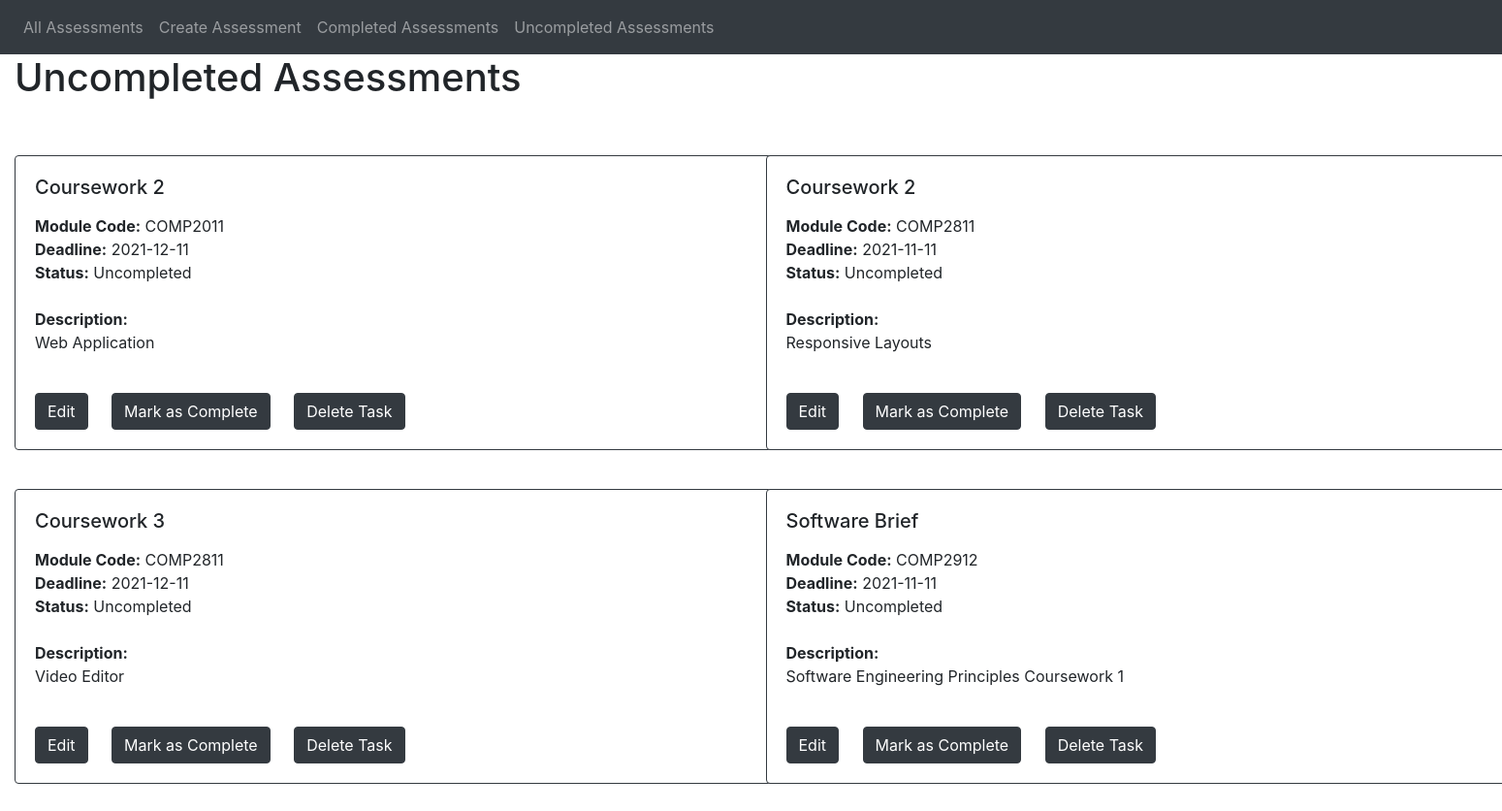
The app's page /uncomplete with its own data.
### app/models.py (models this page shows)
class Assessment(db.Model):
  id = db.Column(db.Integer, primary_key=True)
  title = db.Column(db.String(100))
  code = db.Column(db.String(10))
  deadline = db.Column(db.Date())
  description = db.Column(db.String(500))
  status = db.Column(db.Boolean())

### app/views.py (the view)
@app.route('/uncomplete', methods=['GET', 'POST'])
def uncomplete():
	uncomplete_description = uncomp_description
	tasks = models.Assessment.query.filter_by(status=0).order_by(models.Assessment.id).all()
	if len(tasks) > 0 :
		uncomplete_description = ''
	return render_template(home_template,title=uncomplete_title,description=uncomplete_description,tasks=tasks)

### app/templates/home.html
{% extends "base.html" %}
{% block content %}
<div class="row">
{% for task in tasks %}
<div class="col-sm-6">
  <br>
  <div class="card border-dark mb-3 cardstyle">
    <div class="card-body">
      <h5 class="card-title"> {{ task.title }} </h5>
      <p class="card-text">
        <div><strong>Module Code:</strong> {{ task.code }}</div>
        <div><strong>Deadline:</strong> {{ task.deadline }}</div>
        <div>
          <strong>Status:</strong>
          {% if task.status == 0 %}
            Uncompleted
          {% else %}
            Completed
          {% endif %}
        </div>
        <br>
        <div><strong>Description:</strong></div>
        <div> {{ task.description }} </div>
      </p>
      <br>
      <a href="/edit/{{ task.id }}" class="btn btn-dark card-link">Edit</a>
      {% if task.status == 0 %}
        <a href="/mark/{{ task.id }}" class="btn btn-dark card-link">Mark as Complete</a>
      {% else %}
        <a href="/unmark/{{ task.id }}" class="btn btn-dark card-link">Mark as Uncomplete</a>
      {% endif %}
      <a href="/delete/{{ task.id }}" class="btn btn-dark card-link">Delete Task</a>
      <br>
    </div>
  </div>
</div>
{% endfor %}
</div>
{% endblock %}

### app/static/style.css (style rules this page uses)
body { padding-bottom: 100px; }
.cardstyle { width: 100vmin; }

### records on screen
Assessment: title "Coursework 2", code "COMP2011", deadline "2021-12-11", status "Uncompleted", description "Web Application"
Assessment: title "Coursework 2", code "COMP2811", deadline "2021-11-11", status "Uncompleted", description "Responsive Layouts"
Assessment: title "Coursework 3", code "COMP2811", deadline "2021-12-11", status "Uncompleted", description "Video Editor"
Assessment: title "Software Brief", code "COMP2912", deadline "2021-11-11", status "Uncompleted", description "Software Engineering Principles Coursework 1"

### other values on screen
{{ title }} "Uncompleted Assessments"
